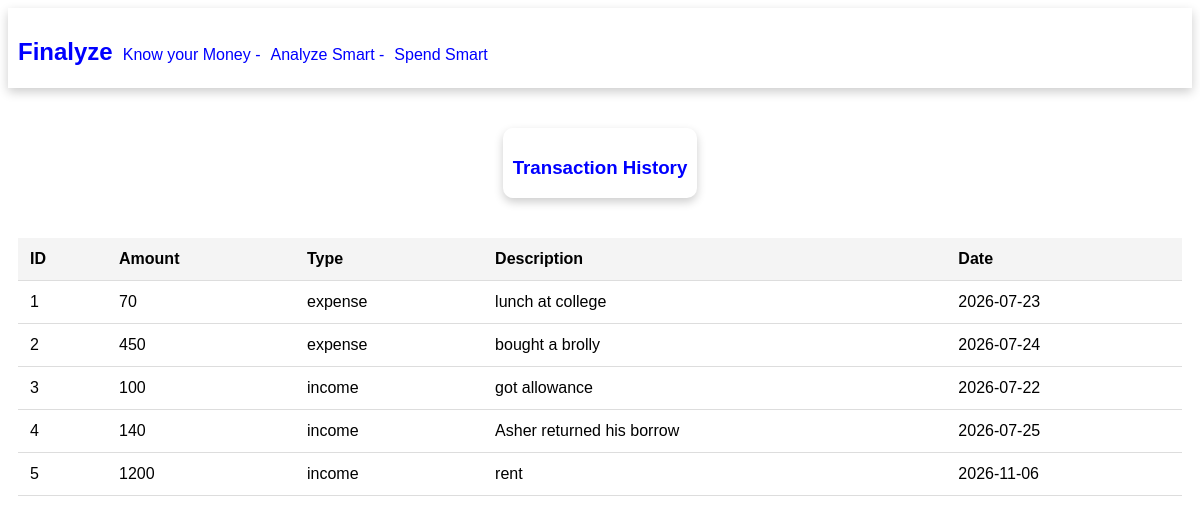
The app's page /history with its own data.
### tables this page shows
CREATE TABLE transactions(
id INTEGER PRIMARY KEY AUTOINCREMENT,
amount INTEGER,
type TEXT NOT NULL,
description TEXT NOT NULL,
date TEXT
);

### app.py (the view)
@app.route("/history")
def history():
    conn = sqlite3.connect("finance.db")
    conn.row_factory = sqlite3.Row
    cursor = conn.cursor()
    rows = cursor.execute("SELECT * FROM transactions").fetchall()
    conn.close()
    return render_template("history.html", rows=rows)

### templates/history.html (shortened to what this page needs)
<!doctype html>
<html lang="en">
  <head>
    <link rel="stylesheet" href="{{url_for('static',filename='style.css')}}" />
  </head>
  <body>
    <div class="historyHead">
      <h2>Finalyze</h2>
      <h4>Know your Money -</h4>
      <h4>Analyze Smart -</h4>
      <h4>Spend Smart</h4>
    </div>
    <div class="transactionHeading">
      <div id="historyID">
        <h3>Transaction History</h3>
      </div>
    </div>
    <div class="historyTable">
      <table>
        <thead>
          <tr>
            <th>ID</th>
            <th>Amount</th>
            <th>Type</th>
            <th>Description</th>
            <th>Date</th>
          </tr>
        </thead>
        <tbody>
          {% for row in rows %}
          <tr>
            <td>{{row['id']}}</td>
            <td>{{row['amount']}}</td>
            <td>{{row['type']}}</td>
            <td>{{row['description']}}</td>
            <td>{{row['date']}}</td>
          </tr>
          {% endfor %}
        </tbody>
      </table>
    </div>
  </body>
</html>

### static/style.css (style rules this page uses)
.transactionHeading { margin-top: 40px; display: flex; flex-direction: column; align-items: center; justify-content: center; height: 70px; }
.transactionHeading h3 { color: blue; font-family: "Lucida Sans", "Lucida Sans Regular", "Lucida Grande", "Lucida Sans Unicode", Geneva, Verdana, sans-serif; font-weight: bold; }
.historyHead { height: 60px; padding: 10px; display: flex; align-items: baseline; gap: 10px; padding-right: 20px; box-shadow: 0px 4px 10px rgba(0, 0, 0, 0.2); }
.historyHead h4 { color: blue; font-family: "Lucida Sans", "Lucida Sans Regular", "Lucida Grande", "Lucida Sans Unicode", Geneva, Verdana, sans-serif; font-weight: lighter; transition: 0.4s ease all; }
.historyHead h2 { color: blue; font-family: Verdana, Geneva, Tahoma, sans-serif; font-weight: bolder; transition: 0.4s ease all; }
#historyID { height: 50px; padding: 10px; border-radius: 10px; box-shadow: 0px 4px 10px rgba(0, 0, 0, 0.2); }
.historyTable { display: flex; flex-direction: column; justify-content: center; justify-items: center; margin-top: 30px; padding: 10px; }

### templates/history.html (style rules this page uses)
table { width: 100%; border-collapse: collapse; }
th, td { padding: 12px; text-align: left; border-bottom: 1px solid #ddd; font-family: "Lucida Sans", "Lucida Sans Regular", "Lucida Grande", "Lucida Sans Unicode", Geneva, Verdana, sans-serif; }
th { font-family: "Lucida Sans", "Lucida Sans Regular", "Lucida Grande", "Lucida Sans Unicode", Geneva, Verdana, sans-serif; background-color: #f4f4f4; font-weight: bold; }

### records on screen
transactions: id "1", amount "70", type "expense", description "lunch at college", date "2026-07-23"
transactions: id "2", amount "450", type "expense", description "bought a brolly", date "2026-07-24"
transactions: id "3", amount "100", type "income", description "got allowance", date "2026-07-22"
transactions: id "4", amount "140", type "income", description "Asher returned his borrow", date "2026-07-25"
transactions: id "5", amount "1200", type "income", description "rent", date "2026-11-06"
